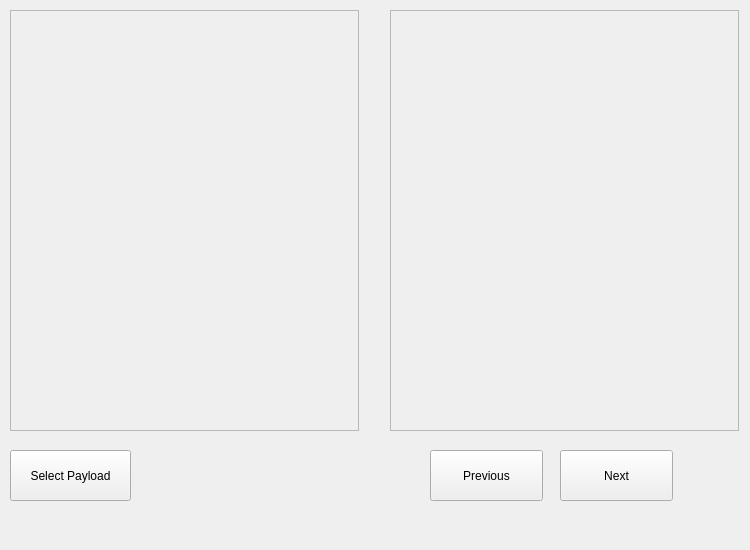
<?xml version="1.0" encoding="UTF-8"?>
<ui version="4.0">
 <class>Form</class>
 <widget class="QWidget" name="Form">
  <property name="geometry">
   <rect>
    <x>0</x>
    <y>0</y>
    <width>750</width>
    <height>550</height>
   </rect>
  </property>
  <property name="windowTitle">
   <string>Form</string>
  </property>
  <widget class="QPushButton" name="selectPayload">
   <property name="geometry">
    <rect>
     <x>10</x>
     <y>450</y>
     <width>121</width>
     <height>51</height>
    </rect>
   </property>
   <property name="text">
    <string>Select Payload</string>
   </property>
  </widget>
  <widget class="QPushButton" name="previousButton">
   <property name="geometry">
    <rect>
     <x>430</x>
     <y>450</y>
     <width>113</width>
     <height>51</height>
    </rect>
   </property>
   <property name="text">
    <string>Previous</string>
   </property>
  </widget>
  <widget class="QPushButton" name="nextButton">
   <property name="geometry">
    <rect>
     <x>560</x>
     <y>450</y>
     <width>113</width>
     <height>51</height>
    </rect>
   </property>
   <property name="text">
    <string>Next</string>
   </property>
  </widget>
  <widget class="QScrollArea" name="payloadScrollArea">
   <property name="geometry">
    <rect>
     <x>10</x>
     <y>10</y>
     <width>349</width>
     <height>421</height>
    </rect>
   </property>
   <property name="widgetResizable">
    <bool>true</bool>
   </property>
   <widget class="QWidget" name="scrollAreaWidgetContents">
    <property name="geometry">
     <rect>
      <x>0</x>
      <y>0</y>
      <width>347</width>
      <height>419</height>
     </rect>
    </property>
    <layout class="QGridLayout" name="gridLayout_3">
     <item row="0" column="0">
      <widget class="QLabel" name="payloadLabel">
       <property name="text">
        <string>&lt;html&gt;&lt;head/&gt;&lt;body&gt;&lt;p&gt;&lt;img src=&quot;:/translation_images/hieroglyphics.jpg&quot;/&gt;&lt;/p&gt;&lt;/body&gt;&lt;/html&gt;</string>
       </property>
      </widget>
     </item>
    </layout>
   </widget>
  </widget>
  <widget class="QScrollArea" name="carrierScrollArea">
   <property name="geometry">
    <rect>
     <x>390</x>
     <y>10</y>
     <width>349</width>
     <height>421</height>
    </rect>
   </property>
   <property name="widgetResizable">
    <bool>true</bool>
   </property>
   <widget class="QWidget" name="scrollAreaWidgetContents_2">
    <property name="geometry">
     <rect>
      <x>0</x>
      <y>0</y>
      <width>347</width>
      <height>419</height>
     </rect>
    </property>
    <layout class="QGridLayout" name="gridLayout_4">
     <item row="0" column="0">
      <widget class="QLabel" name="carrierLabel">
       <property name="text">
        <string>&lt;html&gt;&lt;head/&gt;&lt;body&gt;&lt;p&gt;&lt;img src=&quot;:/translation_images/hieroglyphics.jpg&quot;/&gt;&lt;/p&gt;&lt;/body&gt;&lt;/html&gt;</string>
       </property>
      </widget>
     </item>
    </layout>
   </widget>
  </widget>
 </widget>
 <resources/>
 <connections/>
</ui>
